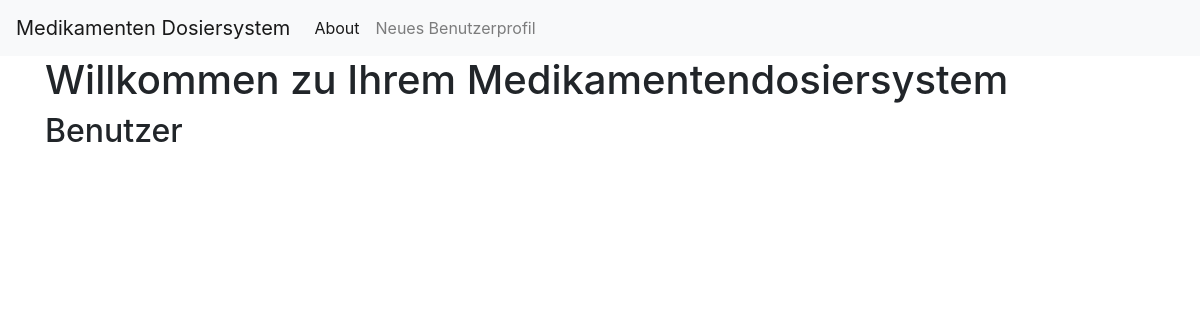
The app's page /, older data.
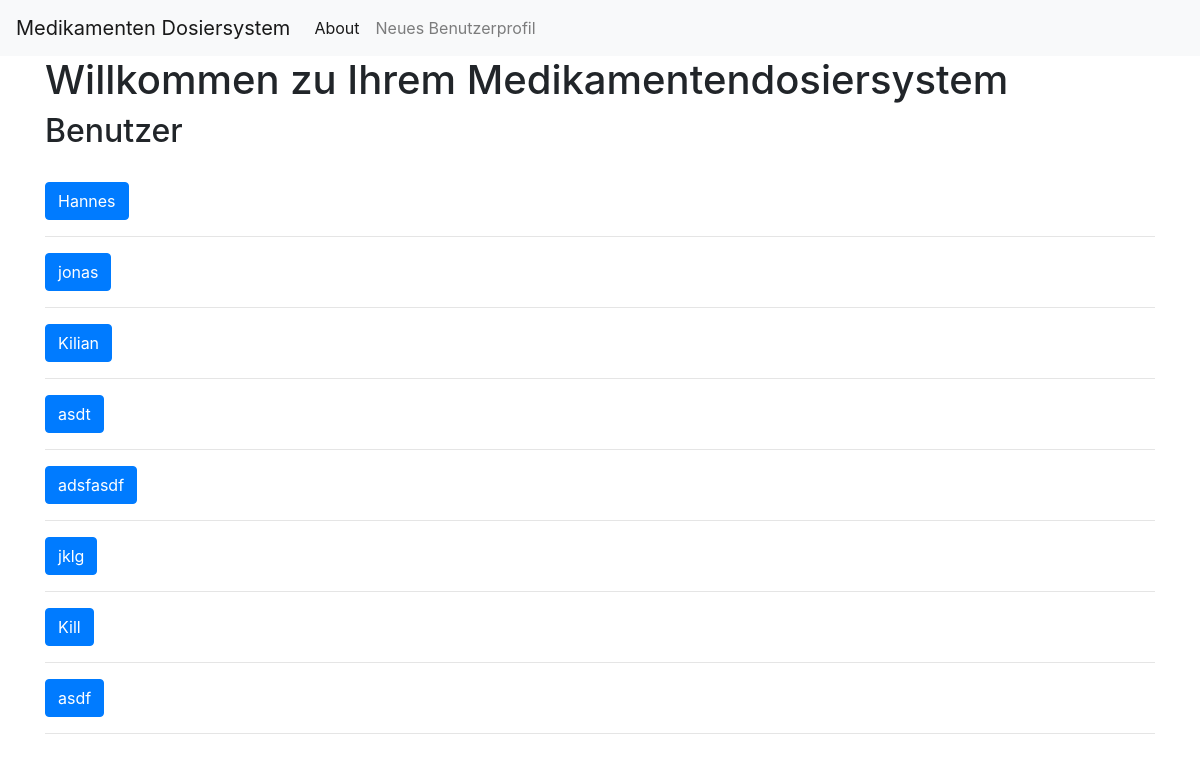
The same page, newer data.
### tables this page shows
CREATE TABLE Users (
    user_id INTEGER PRIMARY KEY AUTOINCREMENT,
    name TEXT NOT NULL
);

### app.py (the view)
@app.route('/')
def index():
    conn = get_db_connection()
    users = conn.execute('SELECT * FROM Users').fetchall()
    conn.close()
    return render_template('index.html', users=users)

### app.py (called while the page is built)
def get_db_connection():
    conn = sqlite3.connect('database.db')
    conn.row_factory = sqlite3.Row
    return conn

### templates/index.html
{% extends 'base.html' %}
{% block content %}
    <h1>{% block title %} Willkommen zu Ihrem Medikamentendosiersystem{% endblock %}</h1>
    <h2>Benutzer</h2>
    <br>
    {% for user in users %}
    <a href="{{ url_for('displayUser', user_id=user['user_id']) }}">
        <button class="btn btn-primary">{{ user['name'] }}</button>
    </a>
    <hr>
    {% endfor %}
{% endblock %}

Row changes from the older to the newer data that the page shows:
added Users: name "Hannes"
added Users: name "jonas"
added Users: name "Kilian"
added Users: name "asdt"
added Users: name "adsfasdf"
added Users: name "jklg"
added Users: name "Kill"
added Users: name "asdf"
